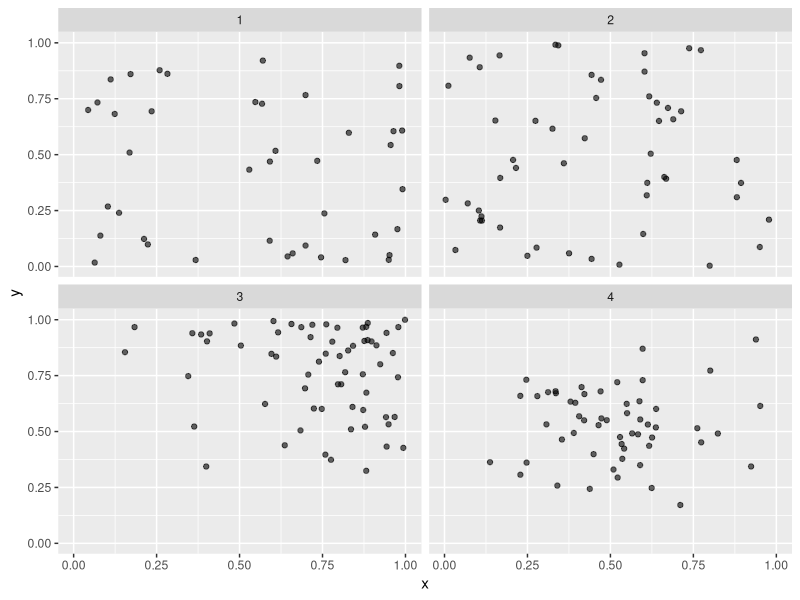

Write R code to recreate this figure.
## ---- chunk 1
knitr::opts_chunk$set(echo = FALSE)
knitr::opts_chunk$set(warning = FALSE)
knitr::opts_chunk$set(message = FALSE)
knitr::opts_chunk$set(fig.align= 'center')
knitr::opts_chunk$set(fig.height= 3)
knitr::opts_chunk$set(fig.width = 5)
library(tidyverse)
library(gridExtra)
library(ggplot2)
set.seed(04082019)
## ---- chunk 2
set.seed(04082019)
n <- rpois(4, 50)

x <- c(rbeta(n[1], 1, 1), rbeta(n[2], 1, 1), rbeta(n[3], 3, 1),rbeta(n[4], 3, 3))
y <- c(rbeta(n[1], 1, 1), rbeta(n[2], 1, 1), rbeta(n[3], 3, 1),rbeta(n[4], 3, 3))

data.frame(group = c(rep(1, n[1]), rep(2, n[2]), rep(3, n[3]), rep(4, n[4])), x = x, y = y) %>% ggplot(aes(x=x, y=y)) + geom_point(alpha=.6) + facet_wrap(~group)
